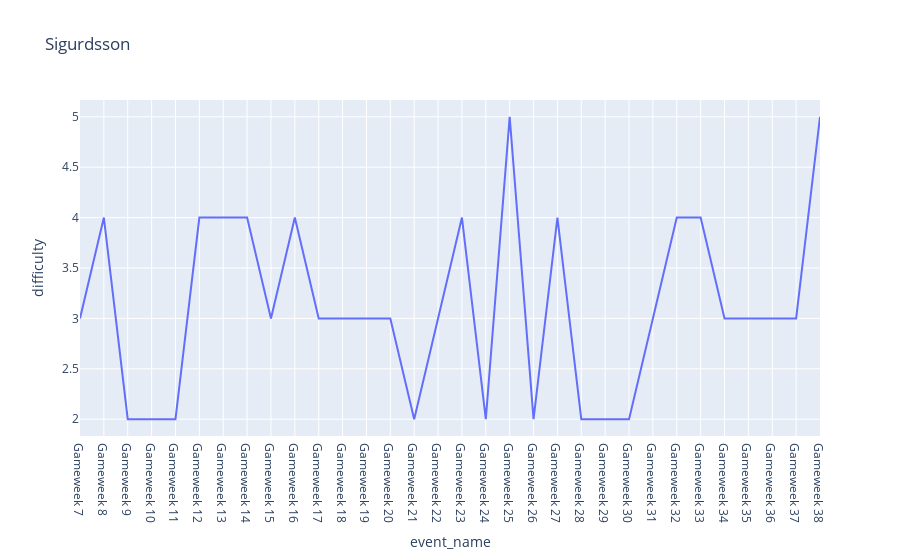

Notebook code for this chart:
### Code cell
player_future(150)

### Figure 1 — Plotly figure (JSON) as saved in the notebook; plotly's stock layout.template omitted (floating-point values rounded to 4 significant figures)
{"data": [{"customdata": [[14], [13], [8], [10], [4], [5], [9], [1], [15], [12], [19], [20], [2], [9], [14], [10], [13], [8], [11], [16], [5], [4], [18], [6], [3], [17], [1], [2], [19], [15], [20], [12]], "hovertemplate": "event_name=%{x}<br>difficulty=%{y}<br>opponent_team_id=%{customdata[0]}<extra></extra>", "legendgroup": "", "line": {"color": "#636efa", "dash": "solid"}, "mode": "lines", "name": "", "orientation": "v", "showlegend": false, "type": "scatter", "x": ["Gameweek 7", "Gameweek 8", "Gameweek 9", "Gameweek 10", "Gameweek 11", "Gameweek 12", "Gameweek 13", "Gameweek 14", "Gameweek 15", "Gameweek 16", "Gameweek 17", "Gameweek 18", "Gameweek 19", "Gameweek 20", "Gameweek 21", "Gameweek 22", "Gameweek 23", "Gameweek 24", "Gameweek 25", "Gameweek 26", "Gameweek 27", "Gameweek 28", "Gameweek 29", "Gameweek 30", "Gameweek 31", "Gameweek 32", "Gameweek 33", "Gameweek 34", "Gameweek 35", "Gameweek 36", "Gameweek 37", "Gameweek 38"], "xaxis": "x", "y": [3, 4, 2, 2, 2, 4, 4, 4, 3, 4, 3, 3, 3, 3, 2, 3, 4, 2, 5, 2, 4, 2, 2, 2, 3, 4, 4, 3, 3, 3, 3, 5], "yaxis": "y"}], "layout": {"legend": {"tracegroupgap": 0}, "title": {"text": "Sigurdsson"}, "xaxis": {"anchor": "y", "domain": [0, 1], "title": {"text": "event_name"}}, "yaxis": {"anchor": "x", "domain": [0, 1], "title": {"text": "difficulty"}}}}
